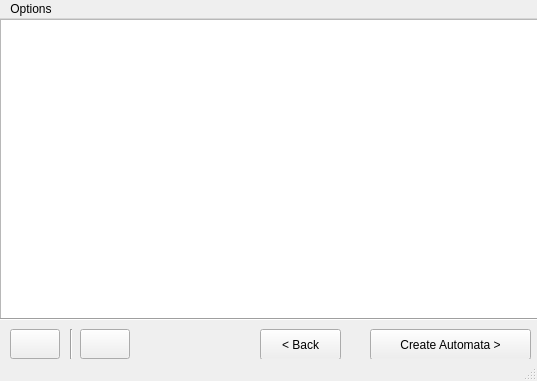
<?xml version="1.0" encoding="UTF-8"?>
<ui version="4.0">
 <class>MainWindow</class>
 <widget class="QMainWindow" name="MainWindow">
  <property name="geometry">
   <rect>
    <x>0</x>
    <y>0</y>
    <width>537</width>
    <height>381</height>
   </rect>
  </property>
  <property name="sizePolicy">
   <sizepolicy hsizetype="Maximum" vsizetype="Maximum">
    <horstretch>0</horstretch>
    <verstretch>0</verstretch>
   </sizepolicy>
  </property>
  <property name="minimumSize">
   <size>
    <width>0</width>
    <height>0</height>
   </size>
  </property>
  <property name="maximumSize">
   <size>
    <width>16777215</width>
    <height>16777215</height>
   </size>
  </property>
  <property name="windowTitle">
   <string>Automata+ : Enter Automata</string>
  </property>
  <property name="iconSize">
   <size>
    <width>30</width>
    <height>30</height>
   </size>
  </property>
  <widget class="QWidget" name="centralwidget">
   <widget class="QPushButton" name="pushButton">
    <property name="geometry">
     <rect>
      <x>260</x>
      <y>310</y>
      <width>81</width>
      <height>31</height>
     </rect>
    </property>
    <property name="text">
     <string>&lt; Back</string>
    </property>
   </widget>
   <widget class="QPushButton" name="pushButton_2">
    <property name="geometry">
     <rect>
      <x>370</x>
      <y>310</y>
      <width>161</width>
      <height>31</height>
     </rect>
    </property>
    <property name="text">
     <string>Create Automata &gt;</string>
    </property>
   </widget>
   <widget class="QTextEdit" name="textEdit">
    <property name="geometry">
     <rect>
      <x>0</x>
      <y>0</y>
      <width>541</width>
      <height>301</height>
     </rect>
    </property>
    <property name="styleSheet">
     <string notr="true">font: 10pt &quot;MS Shell Dlg 2&quot;;</string>
    </property>
   </widget>
   <widget class="Line" name="line">
    <property name="geometry">
     <rect>
      <x>0</x>
      <y>280</y>
      <width>541</width>
      <height>41</height>
     </rect>
    </property>
    <property name="orientation">
     <enum>Qt::Horizontal</enum>
    </property>
   </widget>
   <widget class="Line" name="line_3">
    <property name="geometry">
     <rect>
      <x>70</x>
      <y>310</y>
      <width>3</width>
      <height>30</height>
     </rect>
    </property>
    <property name="orientation">
     <enum>Qt::Vertical</enum>
    </property>
   </widget>
   <widget class="QPushButton" name="MoreButton">
    <property name="geometry">
     <rect>
      <x>80</x>
      <y>310</y>
      <width>50</width>
      <height>30</height>
     </rect>
    </property>
    <property name="styleSheet">
     <string notr="true">font: 75 10pt &quot;MS Shell Dlg 2&quot;;
color: rgb(0, 0, 255);</string>
    </property>
    <property name="text">
     <string/>
    </property>
    <property name="icon">
     <iconset resource="MoreInfoIcon.qrc">
      <normaloff>:/Images/MoreInfo.png</normaloff>:/Images/MoreInfo.png</iconset>
    </property>
    <property name="iconSize">
     <size>
      <width>25</width>
      <height>25</height>
     </size>
    </property>
   </widget>
   <widget class="QPushButton" name="HelpButton">
    <property name="geometry">
     <rect>
      <x>10</x>
      <y>310</y>
      <width>50</width>
      <height>30</height>
     </rect>
    </property>
    <property name="styleSheet">
     <string notr="true">font: 75 11pt &quot;MS Shell Dlg 2&quot;;
color: rgb(85, 0, 127);</string>
    </property>
    <property name="text">
     <string/>
    </property>
    <property name="icon">
     <iconset resource="HelpIcon.qrc">
      <normaloff>:/Images/Help.png</normaloff>:/Images/Help.png</iconset>
    </property>
    <property name="iconSize">
     <size>
      <width>44</width>
      <height>26</height>
     </size>
    </property>
   </widget>
  </widget>
  <widget class="QMenuBar" name="menubar">
   <property name="geometry">
    <rect>
     <x>0</x>
     <y>0</y>
     <width>537</width>
     <height>21</height>
    </rect>
   </property>
   <widget class="QMenu" name="menuOptions">
    <property name="title">
     <string>Options</string>
    </property>
    <addaction name="actionOpen_Existing_Automata"/>
   </widget>
   <addaction name="menuOptions"/>
  </widget>
  <widget class="QStatusBar" name="statusbar"/>
  <action name="actionOpen_Existing_Automata">
   <property name="text">
    <string>Open Existing Automata</string>
   </property>
  </action>
 </widget>
 <resources>
  <include location="MoreInfoIcon.qrc"/>
  <include location="HelpIcon.qrc"/>
 </resources>
 <connections/>
</ui>
